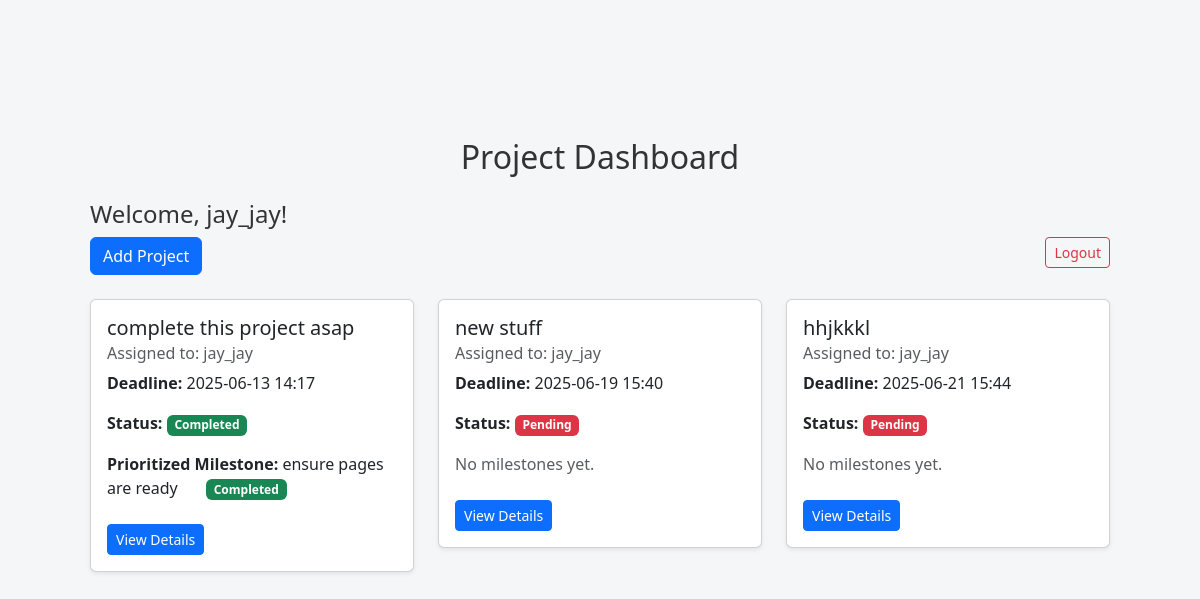
The page /dashboard (signed in) on the database its author committed.
### app/dbmodels.py (models this page shows, shortened)
class User(db.Model, UserMixin):
    id = db.Column(db.Integer, primary_key=True)
    username = db.Column(db.String(150), unique=True, nullable=False)
    email = db.Column(db.String(150), unique=True, nullable=False)
    password_hash = db.Column(db.String(150), nullable=False)
    tasks = db.relationship("Task", backref="assigned_to", cascade='all, delete-orphan',passive_deletes=True)
    role = db.Column(db.String(50), nullable=False, default="employee") # or admin
    projects = db.relationship('Project',cascade= "all, delete-orphan", back_populates='user', passive_deletes=True)

class Project(db.Model):
    id = db.Column(db.Integer, primary_key=True)
    title = db.Column(db.String(150), nullable=False)
    description = db.Column(db.Text, nullable=False)
    tasks = db.relationship("Task", backref="project", cascade="all, delete-orphan", passive_deletes=True)
    milestones = db.relationship("Milestone", backref="project", cascade="all, delete-orphan", passive_deletes=True)
    user_id = db.Column(db.Integer, db.ForeignKey('user.id', ondelete="CASCADE"), nullable=False)
    user = db.relationship('User', back_populates='projects')
    deadline = db.Column(db.DateTime, nullable=False, default = datetime.now(timezone.utc)) # default to current time in UTC
    status = db.Column(db.String(20), nullable=False, default="Pending")
    comment = db.Column(db.Text, nullable=True)

class Milestone(db.Model):
    id = db.Column(db.Integer, primary_key=True)
    name = db.Column(db.String(140), nullable=False)
    deadline = db.Column(db.DateTime, nullable=False)
    project_id = db.Column(db.Integer, db.ForeignKey("project.id", ondelete="CASCADE"), nullable=False) # ondelete="CASCADE" ensures that if a project is deleted, its milestones are also deleted
    tasks = db.relationship("Task", backref="milestone", lazy="dynamic")
    status = db.Column(db.String(20), nullable=False, default="Pending")

### app/routes.py (the view)
@main.route("/dashboard")
@login_required
def dashboard():
    if current_user.role == "admin":
        projects = Project.query.all()
    else:
        projects = current_user.projects
    project_data = []
    for project in projects:
        latest_milestone = Milestone.query.filter_by(project_id=project.id).order_by(Milestone.deadline.desc()).first()
        project_data.append({
            "project": project,
            "latest_milestone": latest_milestone
        })
    return render_template("dashboard.html", projects=projects)

### app/__init__.py (called while the page is built)
def create_app():
    app= Flask(__name__)
    app.config.from_object("config.Config") # load app config from config.py
    db.init_app(app)
    migrate.init_app(app, db)
    login_manager.init_app(app)
    from .admin import init_admin
    init_admin(app)
    login_manager.login_view = "main.login"
    login_manager.login_message_category ="info"
    from .dbmodels import User
    @login_manager.user_loader
    def load_user(user_id):
        return User.query.get(int(user_id))
    from .routes import main
    app.register_blueprint(main)
    return app

### app/templates/dashboard.html
{% extends "base.html" %}
{% block content %}
<div class="container mt-4">
  <h2 class="mb-4">Project Dashboard</h2>
  <h4>Welcome, {{ current_user.username }}!</h4><a href="{{ url_for('main.logout') }}" class="btn btn-outline-danger btn-sm float-end mb-3">Logout</a>
  <a href="{{ url_for('main.add_project') }}" class="btn btn-primary mb-4">Add Project</a>
  <div class="row">
    {% for project in projects %}
    <div class="col-md-4">
      <div class="card mb-4 shadow-sm">
        <div class="card-body">
          <h5 class="card-title">{{ project.title }}</h5>
          <h6 class="card-subtitle mb-2 text-muted">Assigned to: {{ project.user.username }}</h6>
          <p><strong>Deadline:</strong> {{ project.deadline.strftime('%Y-%m-%d %H:%M') if project.deadline else 'N/A' }}</p>
          <p><strong>Status:</strong>
            {% if project.status == 'Completed' %}
              <span class="badge bg-success">Completed</span>
            {% elif project.status == 'Pending' %}
              <span class="badge bg-danger">Pending</span>
            {% elif project.status == 'In Progress' %}
              <span class="badge bg-warning text-dark">In Progress</span>
            {% else %}
              <span class="badge bg-secondary">Unknown</span>
            {% endif %}
          </p>
          {% if project.milestones %}
            {% set urgent = project.milestones|sort(attribute='deadline', reverse=False)|first %}
            <p>
              <strong>Prioritized Milestone:</strong> {{ urgent.name }}
                            {% if urgent.status == 'Completed' %}
                                <span class="badge bg-success ms-4">Completed</span>
                            {% elif urgent.status == 'Pending' %}
                                <span class="badge bg-danger ms-4">Pending</span>
                            {% elif urgent.status == 'In Progress' %}
                                <span class="badge bg-warning text-dark ms-4">In Progress</span>
                            {% else %}
                                <span class="badge bg-secondary ms-4">Unknown</span>
                            {% endif %}
              </p>
          {% else %}
            <p class="text-muted">No milestones yet.</p>
          {% endif %}
          <a href="{{ url_for('main.project_detail', project_id=project.id) }}" class="btn btn-primary btn-sm mt-2">View Details</a>
        </div>
      </div>
    </div>
  {% endfor %}
</div>
{% endblock %}

### app/static/style.css (style rules this page uses)
body { background-color: #f2f2f2; font-family: Arial, sans-serif; display: flex; justify-content: center; align-items: center; height: 100vh; margin: 0; }
h2 { text-align: center; margin-bottom: 20px; color: #333; }
body { font-family: "Segoe UI", Tahoma, Geneva, Verdana, sans-serif; background-color: #f0f2f5; margin: 0; padding: 0; display: flex; justify-content: center; align-items: center; height: 100vh; }
h2 { margin-bottom: 25px; color: #333; }
a { color: #007bff; text-decoration: none; }
body { background-color: #f4f6f8; font-family: "Segoe UI", Tahoma, Geneva, Verdana, sans-serif; color: #333; margin: 0; padding: 0; }
.container { padding: 30px; border-radius: 12px; }
h2 { text-align: center; margin-bottom: 30px; color: #2c3e50; }
body { font-family: "Segoe UI", Tahoma, Geneva, Verdana, sans-serif; background-color: #f4f6f8; margin: 0; padding: 0; display: flex; justify-content: center; align-items: flex-start; min-height: 100vh; }
h2 { text-align: center; color: #333; margin-top: 30px; }

### rows shown on the page
User: username "jay_jay"
Project: title "complete this project asap", user.username "jay_jay", deadline "2025-06-13 14:17", status "Completed"
Milestone: name "ensure pages are ready"
Project: title "new stuff", user.username "jay_jay", deadline "2025-06-19 15:40", status "Pending", shows "No milestones yet."
Project: title "hhjkkkl", user.username "jay_jay", deadline "2025-06-21 15:44", status "Pending", shows "No milestones yet."
